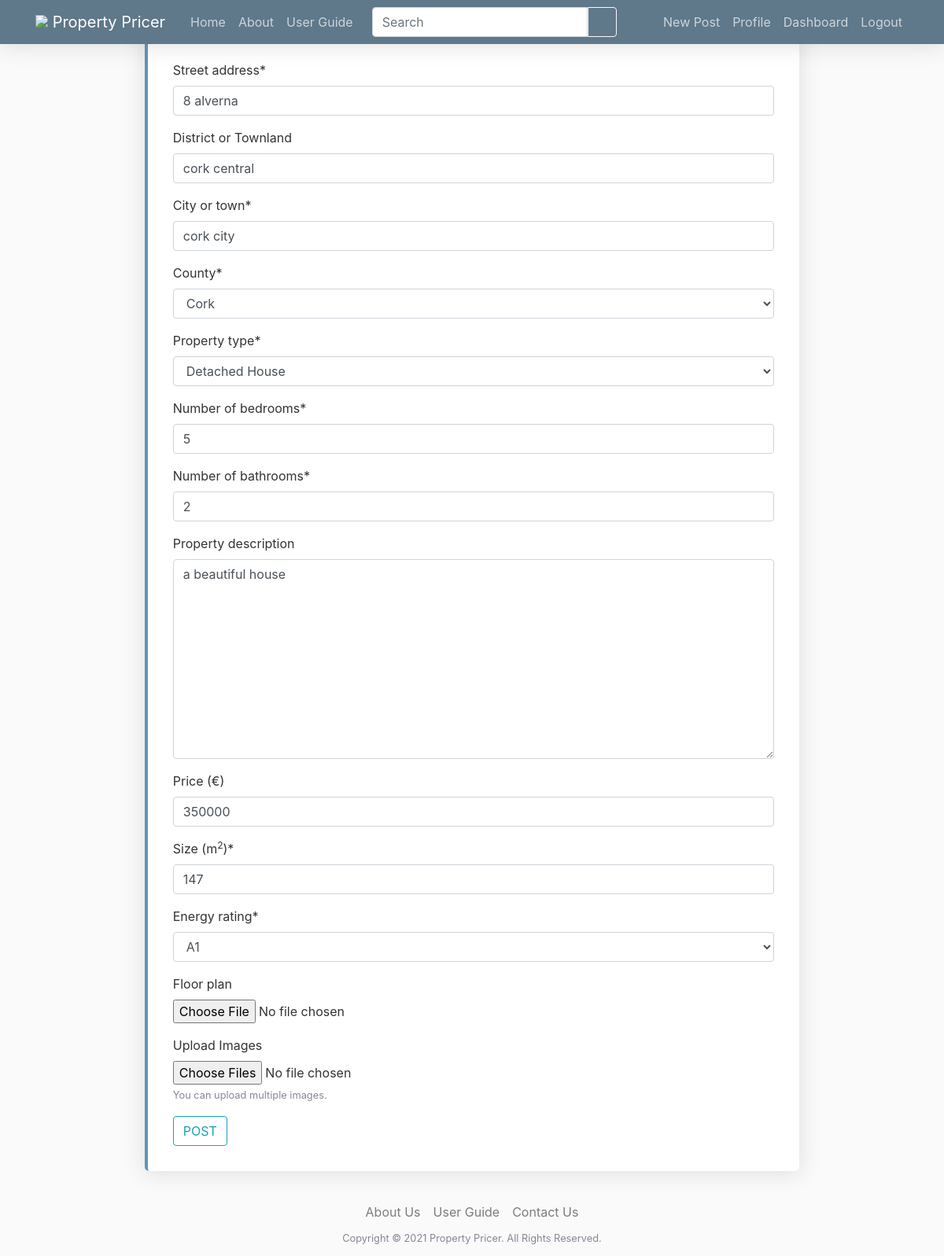
Page /post/1/update (signed in) on the committed database.
### webpages/models.py (models this page shows, shortened)
class Post(models.Model):
    property_description = models.TextField(null=True, blank=True)
    address_line_1 = models.CharField(max_length=255, verbose_name="Street address")
    address_line_2 = models.CharField(max_length=255, null=True, blank=True, verbose_name="District or Townland")
    city = models.CharField(max_length=128, default='', verbose_name="City or town")
    county = models.CharField(max_length=128, default='', choices=COUNTY_CHOICES)
    floor_plan = models.ImageField(upload_to="floor_plan", null=True, blank=True)
    property_type = models.CharField(max_length=128, default='',
                                     choices=PROPERTY_TYPE_CHOICES)
    number_of_bedrooms = models.PositiveIntegerField()
    number_of_bathrooms = models.PositiveIntegerField()
    energy_rating = models.CharField(max_length=128, default='',
                                     choices=ENERGY_RATING_CHOICES)
    size = models.PositiveIntegerField(verbose_name="Size (m<sup>2</sup>)")
    date_posted = models.DateField(default=timezone.now)
    author = models.ForeignKey(User, related_name="user_posts", on_delete=models.CASCADE)
    price = models.PositiveIntegerField(null=True, blank=True, editable=True, verbose_name="Price (&euro;)")
    estimated_price = models.PositiveIntegerField(null=False, blank=True, editable=False)
    __original_price = None
    address = models.CharField(max_length=766, null=False, blank=True, editable=False)

### webpages/views.py (the view, shortened to what this page needs)
# urls.py: path('post/<int:pk>/update', PostUpdateView.as_view(), name='post-update'),
class PostUpdateView(LoginRequiredMixin, UserPassesTestMixin, UpdateView):
    model = Post
    fields = POST_FIELDS
    def test_func(self):
        post = self.get_object()
        if self.request.user == post.author:
            return True
        return False

### templates/webpages/post_form.html (shortened to what this page needs)
{% extends "base.html" %}
{% load crispy_forms_tags %}
    {% block content %}
        <div class="content-section w-75 mx-auto">
            <form method="POST" enctype='multipart/form-data'>
                <fieldset class="form-group">
                    <legend class="border-bottom mb-4">Post your property</legend>
                    {{ form|crispy }}
                    <div class="div_id_post_images">
                        <label for="id_post_images">
                            Upload Images
                        </label>
                        <div class="">
                            <input id="id_post_images" class="clearablefileinput form-control-file" accept="image/*" type="file" name="post_images" multiple>
                            <small>You can upload multiple images.</small>
                        </div>
                    </div>
                </fieldset>
                <div class="form-group">
                    <button class="btn btn-outline-info" type="submit">POST</button>
                </div>
            </form>
        </div>
{% endblock content %}

### static/css/main.css (style rules this page uses)
body { background: #fafafa; color: #333333; }
small, i { color: rgb(133, 135, 150); }
.content-section { background: #ffffff; padding: 1rem 2rem; border-radius: 0.35rem; margin-bottom: 20px; box-shadow: 0 .15rem 1.75rem 0 rgba(58,59,69,.15); border-left: .25rem solid #6493b5; }

### rows in the picture
Post: address_line_1 "8 alverna", address_line_2 "cork central", city "cork city", county "Cork", property_type "Detached House", number_of_bedrooms "5", number_of_bathrooms "2", property_description "a beautiful house", price "350000", size "147", energy_rating "A1"
